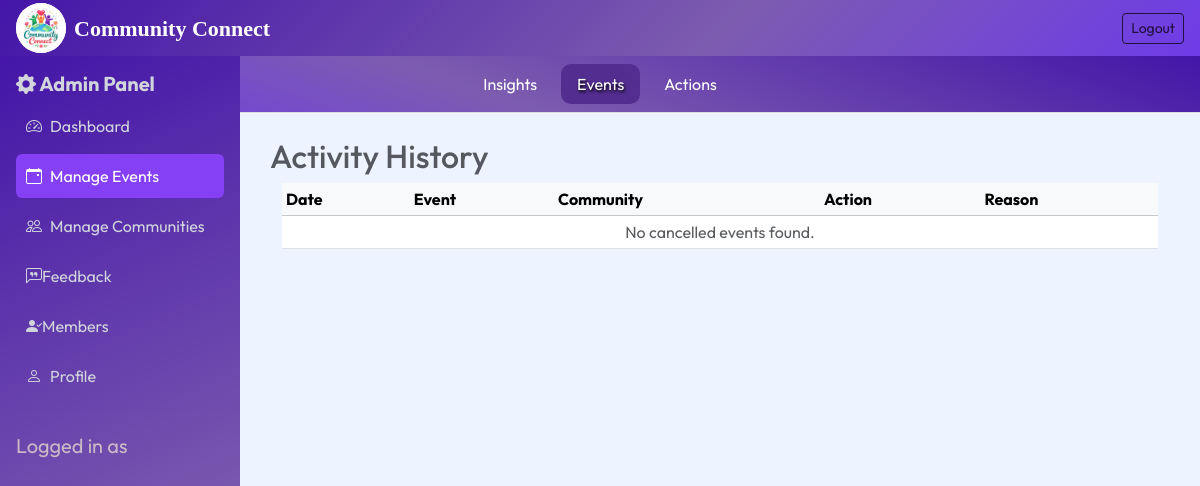
The page /event_action.php on the database as committed earlier.
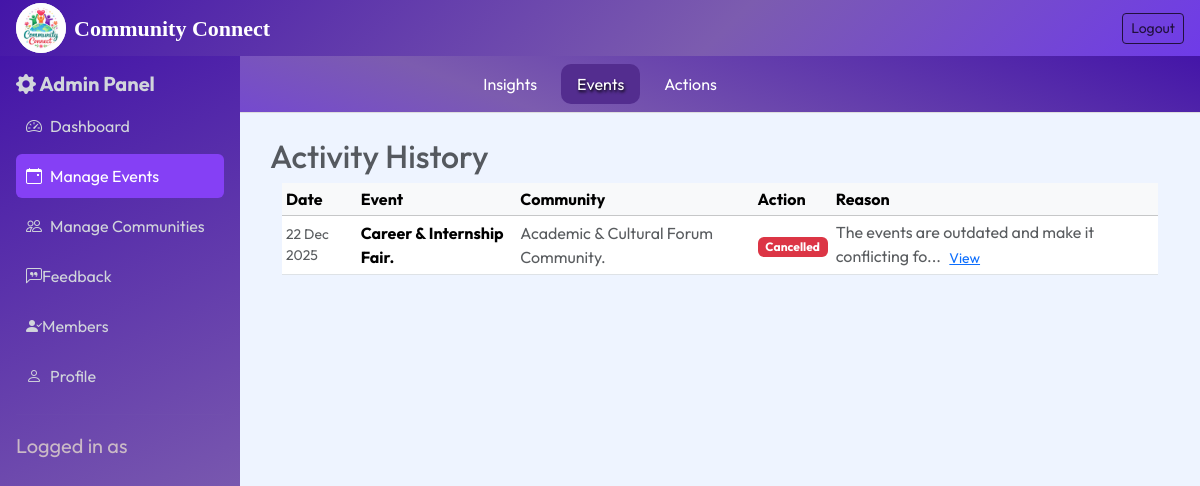
The same page on the database as committed later.
### tables this page shows
CREATE TABLE `event_cancellations` (
  `id` int(11) NOT NULL,
  `event_id` int(11) NOT NULL,
  `reason_title` varchar(255) NOT NULL,
  `reason_detail` text DEFAULT NULL,
  `cancelled_at` timestamp NOT NULL DEFAULT current_timestamp()
);

CREATE TABLE `community_events` (
  `id` int(11) NOT NULL,
  `event_name` varchar(255) NOT NULL,
  `category` varchar(100) NOT NULL,
  `other_category` varchar(255) DEFAULT NULL,
  `district` varchar(100) NOT NULL,
  `start_time` time DEFAULT NULL,
  `end_time` time DEFAULT NULL,
  `date` date DEFAULT NULL,
  `registration_deadline` varchar(255) NOT NULL,
  `image` varchar(255) DEFAULT 'default_event.jpg',
  `event_type` varchar(150) NOT NULL,
  `event_ty` varchar(255) NOT NULL,
  `location` varchar(255) NOT NULL,
  `about` text DEFAULT NULL,
  `created_at` timestamp NOT NULL DEFAULT current_timestamp(),
  `created_by` int(11) NOT NULL,
  `Community` int(11) DEFAULT NULL,
  `event_code` varchar(50) DEFAULT NULL,
  `privacy` varchar(10) NOT NULL DEFAULT 'public',
  `details` text DEFAULT NULL,
  `status` enum('Upcoming','Ongoing','Completed','Cancelled') DEFAULT 'Upcoming'
);

CREATE TABLE `communities` (
  `id` int(11) NOT NULL,
  `community_name` varchar(255) NOT NULL,
  `category` varchar(100) NOT NULL,
  `other_category` varchar(100) DEFAULT NULL,
  `privacy` varchar(100) NOT NULL,
  `image` varchar(255) DEFAULT NULL,
  `district` varchar(100) NOT NULL,
  `about` varchar(300) DEFAULT NULL,
  `created_at` timestamp NOT NULL DEFAULT current_timestamp(),
  `created_by` int(11) NOT NULL
);

### event_action.php (the view, shortened to what this page needs)
<?php
$conn = mysqli_connect("localhost", "root", "", "community_connect");
$query = "SELECT
    ec.id,
    e.event_name,
    c.community_name,
    ec.reason_title,
    ec.reason_detail,
    ec.cancelled_at
FROM event_cancellations ec
JOIN community_events e ON ec.event_id = e.id
JOIN communities c ON e.Community = c.id
ORDER BY ec.cancelled_at DESC;
";
$result = mysqli_query($conn, $query);
?>
<!DOCTYPE html>
<html lang="en">
<head>
    <link href="https://cdn.jsdelivr.net/npm/bootstrap@5.3.2/dist/css/bootstrap.min.css" rel="stylesheet">
    <link rel="stylesheet" href="adminStyle.css">
    <link href="https://cdn.jsdelivr.net/npm/bootstrap-icons@1.11.1/font/bootstrap-icons.css" rel="stylesheet">
</head>
<body>
    <?php
include 'adminNav.php';
?>
<div class="content">
    <h2 class="text-muted">Activity History</h2>
    <div class="container">
        <table class="table table-sm align-middle mb-0">
            <thead class="table-light">
                <tr>
                    <th>Date</th>
                    <th>Event</th>
                    <th>Community</th>
                    <th>Action</th>
                    <th>Reason</th>
                </tr>
            </thead>
            <tbody>
                <?php if (mysqli_num_rows($result) > 0): ?>
                        <?php while ($row = mysqli_fetch_assoc($result)): ?>
                            <tr>
                                <td class="small text-muted"><?= date("d M Y", strtotime($row['cancelled_at'])) ?></td>
                                <td><strong><?= htmlspecialchars($row['event_name']) ?></strong></td>
                                <td class="text-muted"><?= htmlspecialchars($row['community_name']) ?></td>
                                <td><span class="badge bg-danger">Cancelled</span></td>
                                <td class="text-muted">
                                    <?= htmlspecialchars(substr($row['reason_detail'], 0, 50)) ?>...
                                    <button class="btn btn-link btn-sm p-0 ms-1" data-bs-toggle="modal"
                                        data-bs-target="#reasonModal<?= $row['id'] ?>">
                                        View
                                    </button>
                                </td>
                            </tr>
                        <?php endwhile; ?>
                    <?php else: ?>
                        <tr>
                            <td colspan="5" class="text-center text-muted">No cancelled events found.</td>
                        </tr>
                    <?php endif; ?>
                </tbody>
            </table>
        </div>
    </div>
</body>
</html>

Rows that differ between the two databases and show on the page:
added event_cancellations: cancelled_at "22 Dec 2025", event.event_name "Career & Internship Fair.", communities.community_name "Academic & Cultural Forum Community.", reason_detail "The events are outdated and make it conflicting fo"
Other text that changed with them:
text no longer shown: "No cancelled events found."
